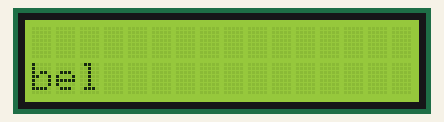
This sketch was run on a simulated Arduino Uno, built with avr-gcc and run on an emulated ATmega328P. Parts: 16×2 character LCD.

Above: at 0.1 s.
At 1.1 s:
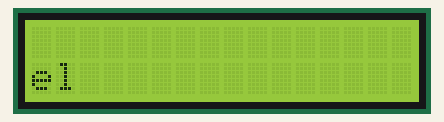
At 3.1 s:
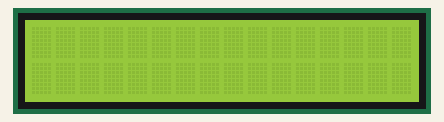
At 24.1 s:
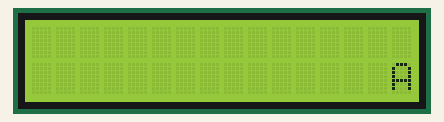
At 33.2 s:
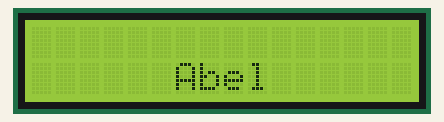
At 42.2 s:
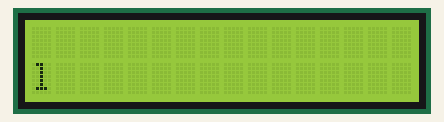

The sketch:

Practica23.ino
```cpp
#include <LiquidCrystal_I2C.h>
#include <Wire.h>
LiquidCrystal_I2C lcd(0x27,16,2);
void setup() {
lcd.init();
lcd.backlight();
lcd.clear();
lcd.setCursor(0,16);
lcd.print("Abel");
}

void loop() {
  lcd.scrollDisplayLeft();
  delay(1000);

}
```

Measured:
- by itself, everything shown: repeats every 40.0 s, in 20 steps
- what the display in image 1 shows lasts 1.0 s, from 1.1 s to 2.1 s
- what the display in image 2 shows lasts 21.0 s, from 3.1 s to 24.1 s
